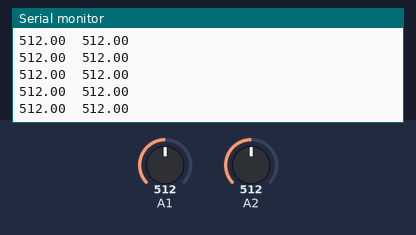
Recording of a sketch running on a simulated Arduino Uno, built with avr-gcc and run on an emulated ATmega328P. Shown: the last lines printed to the serial monitor. The test bench sets the inputs (shaded band); at power-on: A2 = 512, A1 = 512.

Above: at 1.2 s.
1.3 s: A2 set to 11
At 2.0 s:
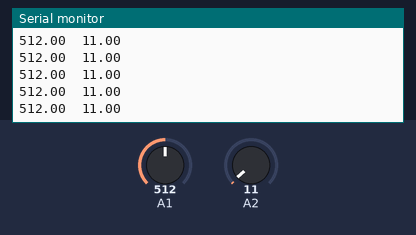
2.8 s: A2 set to 8
At 3.4 s:
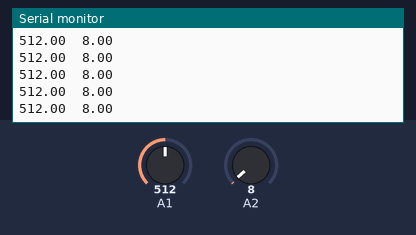
Timing chart, 0 to 5.8 s (numbered marks = the images above; inputs shaded):
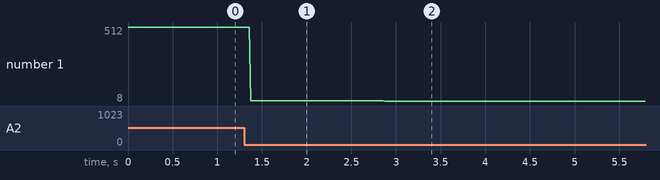

The sketch:

testcodelinpot.ino
```cpp
#include<b_potentiometer.h>
#include<Wire.h>

//#define POT_PIN_1 A1
//#define POT_PIN_2 A2

void setup() {
  // put your setup code here, to run once:
  Serial.begin(9600);
  PotSetup(A1, A2);

}

void loop() {
  // put your main code here, to run repeatedly:
  PotTest(A1, A2);

}
```

Measured:
- after the input at 1.3 s, the serial monitor: prints a new line after 0.07 s (image 1)
- after the input at 2.8 s, the serial monitor: prints a new line after 0.07 s (image 2)
- plotted number 1: 512 → 11 after the input at 1.3 s, 11 → 8 after the input at 2.8 s
